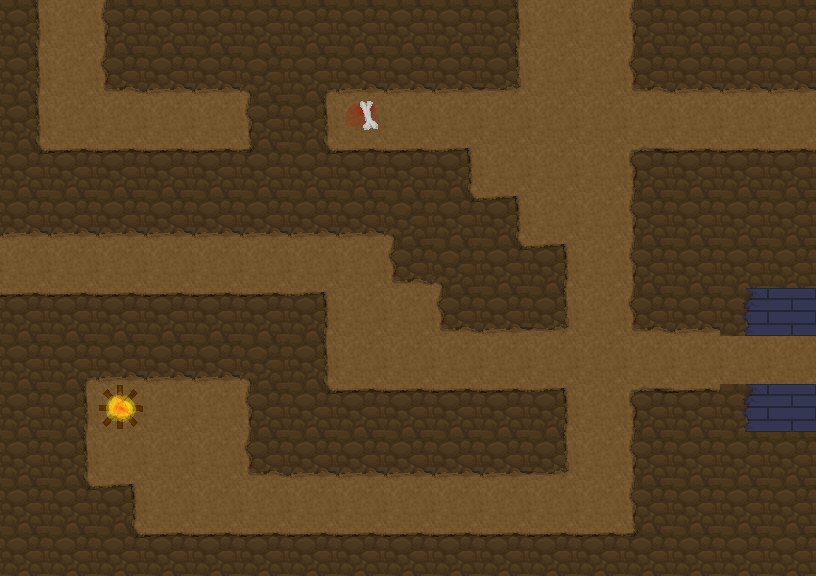

This is a level from a 2D game, rendered from its Tiled map with the project's own tilesets. A one-line summary and the complete map file follow:
An orthogonal 17x12 tile map with 48x48 px tiles, 2 tile layers (background, decoration), 1 hidden layer not drawn, 2 tilesets and 13 objects (7x monster, 5x connection, player_spawn).

<map version="1.0" orientation="orthogonal" renderorder="right-down" width="17" height="12" tilewidth="48" tileheight="48" nextobjectid="14">
 <tileset firstgid="1" name="tilesheet" tilewidth="48" tileheight="48" tilecount="36" columns="6">
  <image source="../images/tilesheet.png" width="288" height="288" />
  <terraintypes>
   <terrain name="CaveWall" tile="16" />
   <terrain name="CaveGround" tile="3" />
   <terrain name="BlueBricks" tile="2" />
  </terraintypes>
  <tile id="2" terrain="2,2,2,2" />
  <tile id="3" terrain="1,1,1,1" />
  <tile id="4" terrain="2,0,2,0" />
  <tile id="5" terrain="0,2,0,2" />
  <tile id="7" terrain="0,0,0,1" />
  <tile id="8" terrain="0,0,1,0" />
  <tile id="9" terrain="1,1,1,0" />
  <tile id="10" terrain="1,1,0,0" />
  <tile id="11" terrain="1,1,0,1" />
  <tile id="12" terrain="0,0,0,0" />
  <tile id="13" terrain="0,1,0,0" />
  <tile id="14" terrain="1,0,0,0" />
  <tile id="15" terrain="1,0,1,0" />
  <tile id="16" terrain="0,0,0,0" />
  <tile id="17" terrain="0,1,0,1" />
  <tile id="20" terrain="0,,0," />
  <tile id="21" terrain="1,0,1,1" />
  <tile id="22" terrain="0,0,1,1" />
  <tile id="23" terrain="0,1,1,1" />
  <tile id="30">
   <animation>
    <frame tileid="30" duration="150" />
    <frame tileid="31" duration="150" />
    <frame tileid="32" duration="150" />
    <frame tileid="33" duration="150" />
    <frame tileid="34" duration="150" />
   </animation>
  </tile>
 </tileset>
 <tileset firstgid="37" name="markers" tilewidth="48" tileheight="48" tilecount="3" columns="3">
  <image source="../images/markers.png" width="144" height="48" />
 </tileset>
 <layer name="background" width="17" height="12">
  <data encoding="csv">
18,4,16,17,17,17,17,17,17,17,18,4,4,16,17,17,17,
18,4,22,23,23,9,8,23,23,23,24,4,4,22,23,23,23,
18,4,4,4,4,16,18,4,4,4,4,4,4,4,4,4,4,
14,11,11,11,11,15,14,11,11,12,4,4,4,10,11,11,11,
23,23,23,23,23,23,23,23,9,14,12,4,4,16,17,17,17,
4,4,4,4,4,4,4,4,22,9,14,12,4,16,17,17,17,
11,11,11,11,11,11,12,4,4,22,23,24,4,22,23,6,3,
17,8,23,23,23,9,18,4,4,4,4,4,4,4,4,4,4,
17,18,4,4,4,16,14,11,11,11,11,12,4,10,11,6,3,
17,18,4,4,4,22,23,23,23,23,23,24,4,16,17,17,17,
17,14,12,4,4,4,4,4,4,4,4,4,4,16,17,17,17,
17,17,14,11,11,11,11,11,11,11,11,11,11,15,17,17,17
</data>
 </layer>
 <layer name="collision" width="17" height="12" visible="0">
  <data encoding="csv">
36,0,36,0,0,0,0,0,0,0,36,0,0,36,0,0,0,
36,0,36,36,36,36,0,36,36,36,36,0,0,36,36,36,36,
36,0,0,0,0,36,36,0,0,0,0,0,0,0,0,0,0,
0,36,36,36,36,36,0,36,36,36,0,0,0,36,36,36,36,
36,36,36,36,36,36,36,36,0,0,36,0,0,36,0,0,0,
0,0,0,0,0,0,0,0,36,0,0,36,0,36,0,0,0,
36,36,36,36,36,36,36,0,0,36,36,36,0,36,36,36,36,
0,0,36,36,36,0,36,0,0,0,0,0,0,0,0,0,0,
0,36,0,0,0,36,0,36,36,36,36,36,0,36,36,36,36,
0,36,0,0,0,36,36,36,36,36,36,36,0,36,0,0,0,
0,0,36,0,0,0,0,0,0,0,0,0,0,36,0,0,0,
0,0,0,36,36,36,36,36,36,36,36,36,36,0,0,0,0
</data>
 </layer>
 <layer name="decoration" width="17" height="12">
  <data encoding="csv">
0,0,0,0,0,0,0,0,0,0,0,0,0,0,0,0,0,
0,0,0,0,0,0,0,0,0,0,0,0,0,0,0,0,0,
0,0,0,0,0,0,0,7,0,0,0,0,0,0,0,0,0,
0,0,0,0,0,0,0,0,0,0,0,0,0,0,0,0,0,
0,0,0,0,0,0,0,0,0,0,0,0,0,0,0,0,0,
0,0,0,0,0,0,0,0,0,0,0,0,0,0,0,0,0,
0,0,0,0,0,0,0,0,0,0,0,0,0,0,0,0,0,
0,0,0,0,0,0,0,0,0,0,0,0,0,0,0,0,0,
0,0,31,0,0,0,0,0,0,0,0,0,0,0,0,0,0,
0,0,0,0,0,0,0,0,0,0,0,0,0,0,0,0,0,
0,0,0,0,0,0,0,0,0,0,0,0,0,0,0,0,0,
0,0,0,0,0,0,0,0,0,0,0,0,0,0,0,0,0
</data>
 </layer>
 <objectgroup name="data">
  <object id="1" type="player_spawn" gid="38" x="0" y="288" width="48" height="48" />
  <object id="2" name="blueroom" type="connection" gid="37" x="768" y="384" width="48" height="48" />
  <object id="3" name="giant_rat" type="monster" gid="39" x="144" y="480" width="48" height="48" />
  <object id="4" name="giant_snake" type="monster" gid="39" x="432" y="144" width="48" height="48" />
  <object id="5" name="skeleton" type="monster" gid="39" x="720" y="144" width="48" height="48" />
  <object id="6" name="tunnel1" type="connection" gid="37" x="768" y="144" width="48" height="48" />
  <object id="7" name="boss1" type="connection" gid="37" x="576" y="48" width="48" height="48" />
  <object id="8" name="boss2" type="connection" gid="37" x="528" y="48" width="48" height="48" />
  <object id="9" name="giant_rat" type="monster" gid="39" x="336" y="384" width="48" height="48" />
  <object id="10" name="giant_rat" type="monster" gid="39" x="336" y="144" width="48" height="48" />
  <object id="11" name="giant_rat" type="monster" gid="39" x="576" y="144" width="48" height="48" />
  <object id="12" name="boss3" type="connection" gid="37" x="48" y="48" width="48" height="48" />
  <object id="13" name="e_adventurer" type="monster" gid="39" x="192" y="144" width="48" height="48" />
 </objectgroup>
</map>
